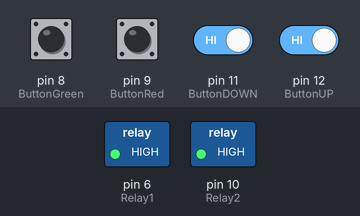
The sketch below on a simulated Arduino Uno, built with avr-gcc and run on an emulated ATmega328P. Shown: switched loads named in the sketch (green lamp = pin HIGH). Dashed ring = blinking. The test bench sets the inputs (shaded band); at power-on: pin 8 (ButtonGreen), pin 9 (ButtonRed), pin 11 (ButtonDOWN), pin 12 (ButtonUP) HIGH.

Above: at 1.2 s.
1.3 s: pin 8 (ButtonGreen) pulled LOW for 0.15 s
At 1.4 s:
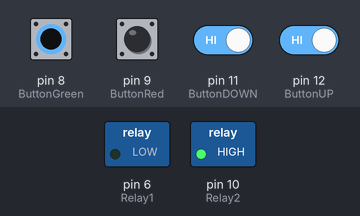
4.3 s: pin 9 (ButtonRed) pulled LOW for 0.15 s
At 4.4 s:
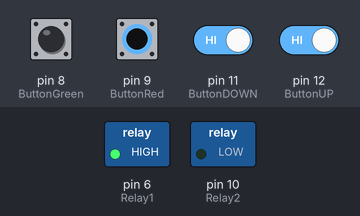
7.3 s: pin 9 (ButtonRed) pulled LOW for 1 s
At 9.8 s:
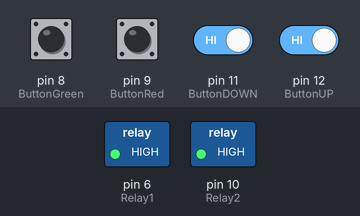
10.3 s: pin 8 (ButtonGreen) pulled LOW for 1 s
At 10.6 s:
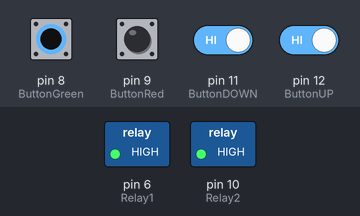
13.3 s: pin 8 (ButtonGreen) driven LOW and pin 9 (ButtonRed) driven LOW and pin 11 (ButtonDOWN) driven LOW and pin 12 (ButtonUP) driven LOW
At 13.4 s:
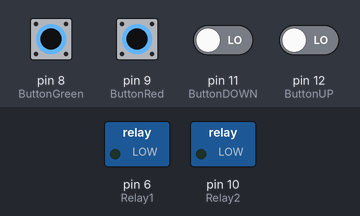
Timing chart, 0 to 17.3 s (numbered marks = the images above; inputs shaded):
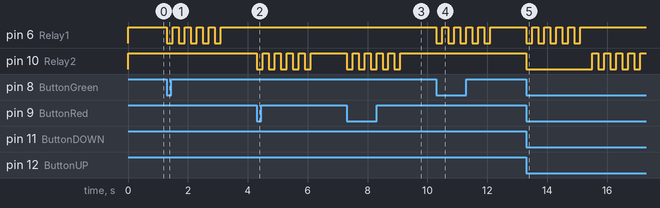

The sketch:

NEW_BUTTON-Relays.ino
```cpp
const int ButtonUP = 12;
const int ButtonDOWN = 11;
const int ButtonGreen = 8;
const int ButtonRed = 9;

const int Relay1 = 6;
const int Relay2 = 10;

bool pushed_up = true;
bool pushed_down = true;
bool pushed_green = true;
bool pushed_red = true;

void setup (void)
{
  pinMode (ButtonUP, INPUT_PULLUP);
  pinMode (ButtonDOWN, INPUT_PULLUP);
  pinMode (ButtonGreen, INPUT_PULLUP);
  pinMode (ButtonRed, INPUT_PULLUP);

  pinMode(Relay1, OUTPUT);
  pinMode(Relay2, OUTPUT);
}

void loop (void)
{
  bool prev_up = pushed_up;
  bool prev_down = pushed_down;
  bool prev_green = pushed_green;
  bool prev_red = pushed_red;

  pushed_up = digitalRead (ButtonUP) == LOW;
  pushed_down = digitalRead (ButtonDOWN) == LOW;
  pushed_green = digitalRead (ButtonGreen) == LOW;
  pushed_red = digitalRead (ButtonRed) == LOW;

 if (prev_up != pushed_up)
    {
      if (pushed_up && !pushed_down) // Prevents multiple button pushed
        {
          digitalWrite(Relay1, LOW);
        }
      else
        {
          digitalWrite(Relay1, HIGH);
        }
    }

 if (prev_down != pushed_down)
    {
      if (pushed_down && !pushed_up) // Prevents multiple button pushed
        {
          digitalWrite(Relay2, LOW);
        }
      else
        {
          digitalWrite(Relay2, HIGH);
        }
    }

 if (prev_green != pushed_green)
    {
      if (pushed_green)
        {
          for(int i=0; i<5; i++) {
            digitalWrite(Relay1, LOW);
            delay(200);
            digitalWrite(Relay1, HIGH);
            delay(200);
          }
        }
      else
        {
          digitalWrite(Relay1, HIGH);
        }
    }

   if (prev_red != pushed_red)
    {
      if (pushed_red)
        {
          for(int i=0; i<5; i++) {
            digitalWrite(Relay2, LOW);
            delay(200);
            digitalWrite(Relay2, HIGH);
            delay(200);
          }
        }
      else
        {
          digitalWrite(Relay2, HIGH);
        }
    }
}
```

Measured:
- after the input at 1.3 s, pin 6 (Relay1): alternates HIGH for 0.20 s and LOW for 0.20 s, 10 changes in all, then stays HIGH, starting at once
- after the input at 4.3 s, pin 10 (Relay2): alternates HIGH for 0.20 s and LOW for 0.20 s, 10 changes in all, then stays HIGH, starting at once
- after the input at 7.3 s, pin 10 (Relay2): alternates HIGH for 0.20 s and LOW for 0.20 s, 10 changes in all, then stays HIGH, starting at once
- after the input at 10.3 s, pin 6 (Relay1): alternates HIGH for 0.20 s and LOW for 0.20 s, 10 changes in all, then stays HIGH, starting at once
- after the input at 13.3 s, pin 6 (Relay1): alternates HIGH for 0.20 s and LOW for 0.20 s, 10 changes in all, then stays HIGH, starting at once; pin 10 (Relay2): HIGH → LOW at once, then repeats every 0.40 s: HIGH 0.20 s, LOW 0.20 s
